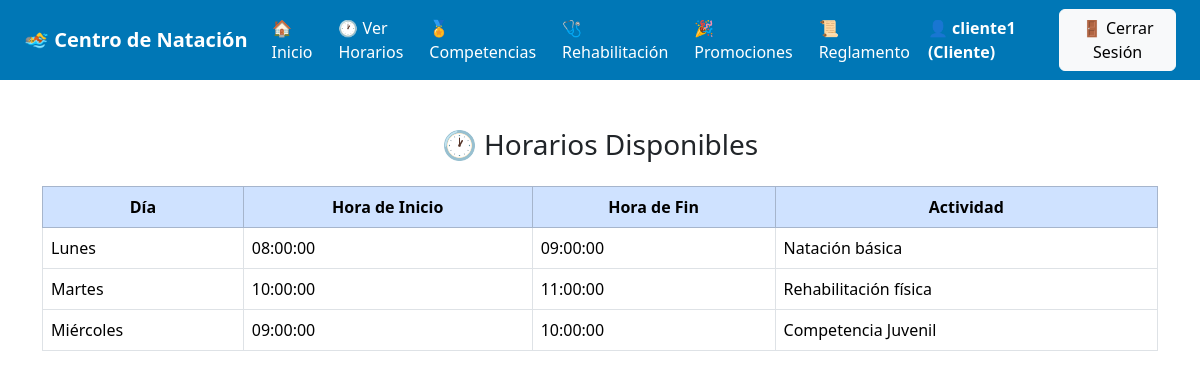
The page /cliente/ver_horarios.php (signed in) on the database its author committed.
### tables this page shows
CREATE TABLE IF NOT EXISTS horarios (
    id INT AUTO_INCREMENT PRIMARY KEY,
    dia VARCHAR(20),
    hora_inicio TIME,
    hora_fin TIME,
    actividad VARCHAR(100)
);

### cliente/ver_horarios.php (the view, shortened to what this page needs)
<?php
require_once '../database/conexion.php';
include '../includes/navbar.php';
$sql = $conn->query("SELECT * FROM horarios ORDER BY FIELD(dia, 'Lunes','Martes','Miércoles','Jueves','Viernes','Sábado','Domingo')");
$horarios = $sql->fetchAll(PDO::FETCH_ASSOC);
?>
<div class="container mt-5">
    <h3 class="text-center mb-4">🕐 Horarios Disponibles</h3>
    <div class="table-responsive">
        <table class="table table-bordered table-hover align-middle">
            <thead class="table-primary text-center">
                <tr>
                    <th>Día</th>
                    <th>Hora de Inicio</th>
                    <th>Hora de Fin</th>
                    <th>Actividad</th>
                </tr>
            </thead>
            <tbody>
                <?php foreach ($horarios as $h): ?>
                <tr>
                    <td><?= $h['dia'] ?></td>
                    <td><?= $h['hora_inicio'] ?></td>
                    <td><?= $h['hora_fin'] ?></td>
                    <td><?= $h['actividad'] ?></td>
                </tr>
                <?php endforeach; ?>
            </tbody>
        </table>
    </div>
</div>

### rows shown on the page
horarios: dia "Lunes", hora_inicio "08:00:00", hora_fin "09:00:00", actividad "Natación básica"
horarios: dia "Martes", hora_inicio "10:00:00", hora_fin "11:00:00", actividad "Rehabilitación física"
horarios: dia "Miércoles", hora_inicio "09:00:00", hora_fin "10:00:00", actividad "Competencia Juvenil"

### other values the page prints
$usuario "cliente1"
$nivel "Cliente"
